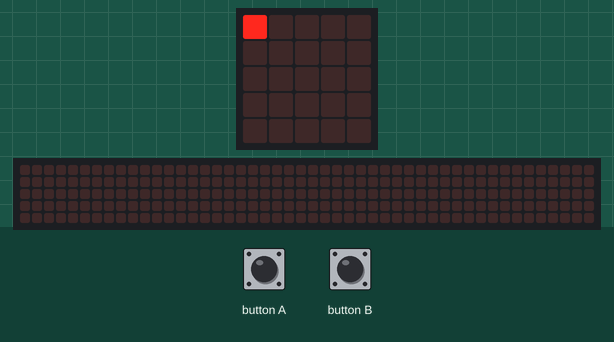
Simulated run of this program. Board: BBC micro:bit running MicroPython. Shown: the board's 5×5 LED display, a strip that is not on the board, showing the scrolling text unrolled. The inputs (shaded band) are chosen by the test bench. Random numbers come from a fixed seed; the 48×5 strip is a reading aid, not a part: it shows the text the display is scrolling, unrolled, one strip-width of it at a time; what the program prints to the serial console is not drawn.

Above: at 1.2 s.
1.3 s: button A pressed for 0.15 s
At 1.7 s:
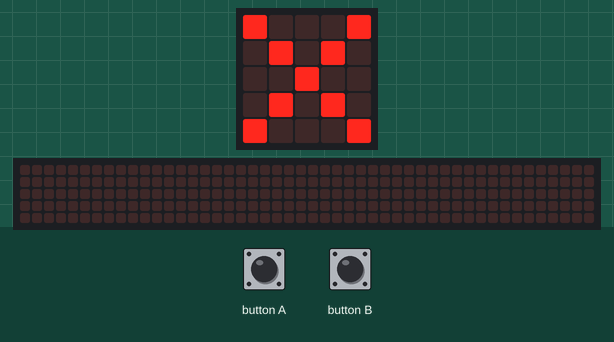
2.0 s: button B pressed for 0.15 s
2.7 s: button A pressed for 1 s
At 5.16 s:
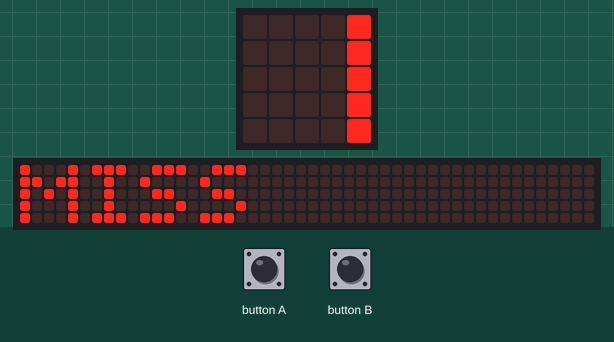
Timing chart, 0 to 6.7 s (numbered marks = the images above; inputs shaded):
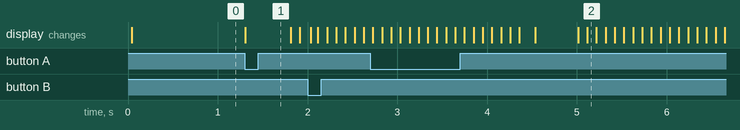

Measured:
- after the input at 1.3 s, the display: changes at once (image 1)

The program:

step4.py
```python
# Title:       Battleship
# Author:      Kai Beckers
# Date:        28-05-2024
#
# A simple battleship game for the micro:bit. To fire, press the A button on your cursor.. To see where the ships are,
# press the B button. To move, tilt the micro:bit in the direction you want to move. To restart the game, shake the micro:bit.
# Your objective is to sink all the ships on the field. Sunken ships will appear faintly on the field.
# The game will display a skull when you hit a ship, and an X when you miss. When you win, a smiley face will appear!
# Good luck!


# env
targetClickDelay = 20 # how many frames to wait before registering a new button press
fieldSizeX = 5
fieldSizeY = 5

# Imports
import random
import time
import microbit

# was gonna do snake_case as per pep8, but as per the coteach guidelines, I'm doing camelCase

# Classes
# Field class, contains all ships, users and their positions
class Field:
    xFieldSize = 5
    yFieldSize = 5

    # init
    def __init__(self):
        self.field = {}
        self.field['layer0'] = [] # layer 0
        self.field['layer3'] = []
        self.field['layer6'] = [] # { Ship }
        self.field['layer9'] = []

    # add Ship (bypasses checkShipConstraint)
    def addShip(self, ship):
        assert isinstance(ship, Ship), 'variable ship must be of type Ship'

        # append to layer 6
        self.field['layer6'].append(ship)

    # add random Ship x, y, rot. size is determined by type
    def addRandomShip(self, type):
        assert type == 'minesweeper' or type == 'submarine' or type == 'cruiser' or type == 'aircraft_carrier', 'value type must be "minesweeper", "submarine", "cruiser" or "aircraft_carrier"'

        # define size pre-emptively
        size = 1 if type == 'minesweeper' else 2 if type == 'submarine' else 3 if type == 'cruiser' else 4

        # request loop (overlap will restart loop), safetyLimit = 10
        safetyLimit = 20
        while safetyLimit > 0:
            safetyLimit -= 1

            # get random position and rotation
            rot  = 'vert' if random.randint(0, 1) == 0 else 'hori'
            xPos = getRandomXYValueConstrainted(self.xFieldSize, size, rot)['x']
            yPos = getRandomXYValueConstrainted(self.yFieldSize, size, rot)['y']

            # check if ship can be placed
            ship = Ship(xPos, yPos, size, rot)
            if self.checkShipConstraint(ship) == True:
                continue

            # append to the Field
            self.addShip(ship)

            # return success
            return { 'x': xPos, 'y': yPos, 'rot': rot, 'size': size }

        raise Exception('Safety limit reached, could not place ship')

    # check if input ship overlaps with any other ship already in the field (returns True/False)
    def checkShipConstraint(self, ship):
        assert isinstance(ship, Ship), 'variable ship must be of type Ship'

        tilesToCheck = convertShiptoTiles(ship)

        # ensure the entire ship is within bounds
        for tile in tilesToCheck:
            if tile['x'] < 1 or tile['x'] > fieldSizeX or tile['y'] < 1 or tile['y'] > fieldSizeY:
                return True

        # convert Ships in layer 6 to tiles
        ships = self.field['layer6']
        otherShipTilesToCheck = []
        for ship in ships:
            otherShipTilesToCheck += convertShiptoTiles(ship)

        # check for overlap
        for tile in tilesToCheck:
            if tile in otherShipTilesToCheck:
                print('overlap')
                return True

        return False

    # add Player
    def addPlayer(self, player):
        assert isinstance(player, Player), 'variable player must be of type Player'
        if len(self.field['layer9']) > 0:
            raise AssertionError('Only one player can be added to the field')

        self.field['layer9'].append(player)

    # remove Ship
    def removeShip(self, ship, layer=6):
        assert isinstance(ship, Ship), 'variable ship must be of type Ship'
        assert layer == 6, 'value layer must be 6'
        self.field['layer' + str(layer)].remove(ship)

    # move object between layers
    def changeObjectLayer(self, object, fromLayer, toLayer):
        assert fromLayer == 0 or fromLayer == 3 or fromLayer == 6 or fromLayer == 9, 'value fromLayer must be 0, 3, 6 or 9'
        assert toLayer == 0 or toLayer == 3 or toLayer == 6 or toLayer == 9, 'value toLayer must be 0, 3, 6 or 9'

        self.field['layer' + str(toLayer)].append(object)
        self.field['layer' + str(fromLayer)].remove(object)

# Ship class, contains the position, size and rotation of a ship. Child of the Field class
class Ship:
    # init
    def __init__(self, xPos, yPos, size, rot):
        assert rot == 'hori' or rot == 'vert', 'value rot must be "hori" or "vert"'
        assert xPos < (fieldSizeX + 1) and xPos > 0, 'xPos is out of bounds'
        assert yPos < (fieldSizeY + 1) and yPos > 0, 'yPos is out of bounds'

        # set values
        self.xPos = xPos
        self.yPos = yPos
        self.size = size
        self.rot = rot # rotation (hori/vert)

# Player class, manages Player position, etc. Needs to be added to the Field class manually, functions as a child of the Field class
class Player:
    # init
    def __init__(self):
        self.xPos = 1
        self.yPos = 1

    # Move the player in a direction
    def move(self, direction):
        assert direction == 'up' or direction == 'down' or direction == 'left' or direction == 'right', 'value direction must be "up", "down", "left" or "right"'

        if direction == 'up':
            self.yPos -= 1
        elif direction == 'down':
            self.yPos += 1
        elif direction == 'left':
            self.xPos -= 1
        elif direction == 'right':
            self.xPos += 1

        # ensure player is within bounds
        if self.xPos < 1:
            self.xPos = 1
        elif self.xPos > fieldSizeX:
            self.xPos = fieldSizeX
        if self.yPos < 1:
            self.yPos = 1
        elif self.yPos > fieldSizeY:
            self.yPos = fieldSizeX

    # Set the player's position
    def setPosition(self, x, y):
        assert x < (fieldSizeX + 1) and x > 0, 'x is out of bounds'
        assert y < (fieldSizeY + 1) and y > 0, 'y is out of bounds'
        self.xPos = x
        self.yPos = y

    # Get the player's position
    def getPosition(self):
        return { 'x': self.xPos, 'y': self.yPos }

# Rendering class, renders everything to the screen.
class Render:
    # init
    def __init__(self, field):
        assert isinstance(field, Field), 'variable field must be of type Field'
        self.field = field

    # generate a 5x5 matrix of pixels, each pixel represents a ship or player. 2d array.
    def __generatePixelMatrix(self, layers):
        matrix = [[0]*fieldSizeX for i in range(fieldSizeY)]
        field = self.field.field
        layer3 = field['layer3']
        layer6 = field['layer6']
        layer9 = field['layer9']

        # skip over layers the function caller doesn't want
        if not 3 in layers:
            layer3 = []
        if not 6 in layers:
            layer6 = []
        if not 9 in layers:
            layer9 = []


        # generate matrix for layer 3
        for ship in layer3:
            tiles = convertShiptoTiles(ship)
            for tile in tiles:
                # 2d matrix
                matrix[tile['y'] - 1][tile['x'] - 1] = 3

        # generate matrix for layer 6
        for ship in layer6:
            tiles = convertShiptoTiles(ship)
            for tile in tiles:
                # 2d matrix
                matrix[tile['y'] - 1][tile['x'] - 1] = 6

        # generate matrix for layer 9
        for player in layer9:
            matrix[player.yPos - 1][player.xPos - 1] = 9

        return matrix

    # renders the pixelMatrix returned by __generatePixelMatrix
    def renderMatrix(self, layers):
        matrix = self.__generatePixelMatrix(layers)
        print(matrix)
        for y, row in enumerate(matrix):
            for x, pixel in enumerate(row):
                microbit.display.set_pixel(x, y, pixel)

    # Render any other object
    def renderOther(self, type, input=None):
        if type == 'x-cross':
            microbit.display.show(microbit.Image.NO, delay=500, clear=True, wait=True)
        elif type == 'skull':
            microbit.display.show(microbit.Image.SKULL, delay=500, clear=True, wait=True)
        elif type == 'win':
            microbit.display.show(microbit.Image.HAPPY, delay=500, clear=True, wait=True)
        elif type == 'text':
            assert input != None, 'input must be a string or integer'
            microbit.display.scroll(str(input), delay=100, wait=True)
        else:
            raise AssertionError('Invalid object to render')

# Functions
# Converts a Ship object to an absolute list of tiles (absolute being relative to the field's 0,0 coords)
def convertShiptoTiles(ship):
    tiles = []

    # get all tiles of ship
    for i in range(ship.size):
        if ship.rot == 'vert':
            tiles.append({'x': ship.xPos, 'y': ship.yPos + i})
        else:
            tiles.append({'x': ship.xPos + i, 'y': ship.yPos})
    return tiles

# Returns a random x and y value between 1 and 5 (for use on Field > addRandomShip)
def getRandomXYValue():
    return { 'x': random.randint(1, 5), 'y': random.randint(1, 5)}

# Returns a random x and y value between 1 and 5, but has a maxFieldSize and a length (length of the ship). This ensures the ship is within bounds of the player field.
def getRandomXYValueConstrainted(max, length, rot):
    possiblePos = max - length + 1 # max field lenght minus the ship length = tiles available for the ship, +1 to fix offset
    if rot == 'vert':
        return { 'x': random.randint(1, max), 'y': random.randint(1, possiblePos)}
    else:
        return { 'x': random.randint(1, possiblePos), 'y': random.randint(1, max)}

# Similar to checkShipConstraint, but returns the ship object that is at the position x, y, otherwhise None, instead of True/False
def getShipFromCoords(field, x, y):
    ships = field.field['layer6']
    for ship in ships:
        tiles = convertShiptoTiles(ship)
        for tile in tiles:
            if tile['x'] == x and tile['y'] == y:
                return ship
    return None

# Fires a shot at a position, returns True/False if a ship was hit
def fire(field, x, y):
    target = getShipFromCoords(field, x, y)
    if target != None:
        if target in field.field['layer6']:
            return True
    return False

# Infinite loop
while True:
    # Init
    # Create new field with ships
    field = Field()
    try:
        field.addRandomShip('minesweeper')      # 1 long
        field.addRandomShip('submarine')        # 2 long
        field.addRandomShip('submarine')        # 2 long
        field.addRandomShip('cruiser')          # 3 long
        field.addRandomShip('aircraft_carrier') # 4 long
    except:
        continue # catch error 'Safety limit reached, could not place ship, skip this iteration and retry

    # Add player
    player = Player()
    field.addPlayer(player)

    # Instantiate renderer
    renderer = Render(field)

    # Variables
    attempts = 0 # how many the fire() function was called
    clickDelay = 0 # button/movement debounce
    callRenderDispatchInNextFrame = True # first frame render must always render

    # Game Loop
    while True:
        # whether a new Frame, or a render call is needed.
        dispatchRender = False # Render a new Frame?
        dispatchShipRender = False # Render the ships in that frame?

        # sometimes the next frame needs to be rendered too. the previous iteration will set this to True if needed.
        if callRenderDispatchInNextFrame == True:
            dispatchRender = True
            callRenderDispatchInNextFrame = False

        # decrease clickDelay (button debounce)
        if clickDelay > 0:
            clickDelay -= 1

        # get user movement input
        gesture = microbit.accelerometer.current_gesture()
        if gesture == 'up':
            if not clickDelay > 0:
                player.move('up')
                dispatchRender = True
                clickDelay = targetClickDelay # 20
        elif gesture == 'down':
            if not clickDelay > 0:
                player.move('down')
                dispatchRender = True
                clickDelay = targetClickDelay
        elif gesture == 'left':
            if not clickDelay > 0:
                player.move('left')
                dispatchRender = True
                clickDelay = targetClickDelay
        elif gesture == 'right':
            if not clickDelay > 0:
                player.move('right')
                dispatchRender = True
                clickDelay = targetClickDelay
        elif gesture == 'shake':
            break # exit current game

        # get button input
        buttonAPresses = microbit.button_a.get_presses() # resets to 0 everytime this is called. this is more reliable than is_pressed(), although doesnt work when holding down the button
        buttonBPresses = microbit.button_b.get_presses()
        buttonAPressed = microbit.button_b.is_pressed() # fallback to get_presses when holding down the button
        if buttonAPresses > 0:
            # log attempts
            attempts += 1

            # fire at position
            hit = fire(field, player.xPos, player.yPos) # boolean
            if hit == True:
                field.changeObjectLayer(getShipFromCoords(field, player.xPos, player.yPos), 6, 3)
                renderer.renderOther('skull')
                time.sleep(0.1)
                renderer.renderOther('text', 'HIT')
                time.sleep(0.1)
                callRenderDispatchInNextFrame = True

                # check if all ships are dead, and win
                if len(field.field['layer6']) < 1:
                    renderer.renderOther('win')
                    time.sleep(0.1)
                    renderer.renderOther('text', 'WIN!')
                    time.sleep(0.1)
                    renderer.renderOther('text', 'Attempts: ' + str(attempts))
                    callRenderDispatchInNextFrame = True
                    break # exit and restart
            else:
                renderer.renderOther('x-cross')
                time.sleep(0.1)
                renderer.renderOther('text', 'MISS')
                time.sleep(0.1)
                callRenderDispatchInNextFrame = True
        if buttonBPresses > 0 or buttonAPressed == True:
            dispatchRender = True
            dispatchShipRender = True
            callRenderDispatchInNextFrame = True

        # render the frame, Matrix only. Some events have their own render call, namely the Button A press 'listener'.
        if dispatchRender:
            renderer.renderMatrix([3, 9])
        if dispatchRender and dispatchShipRender:
            renderer.renderMatrix([3, 6, 9])

        # sleep for 50ms (20fps)
        time.sleep(0.05)
```
